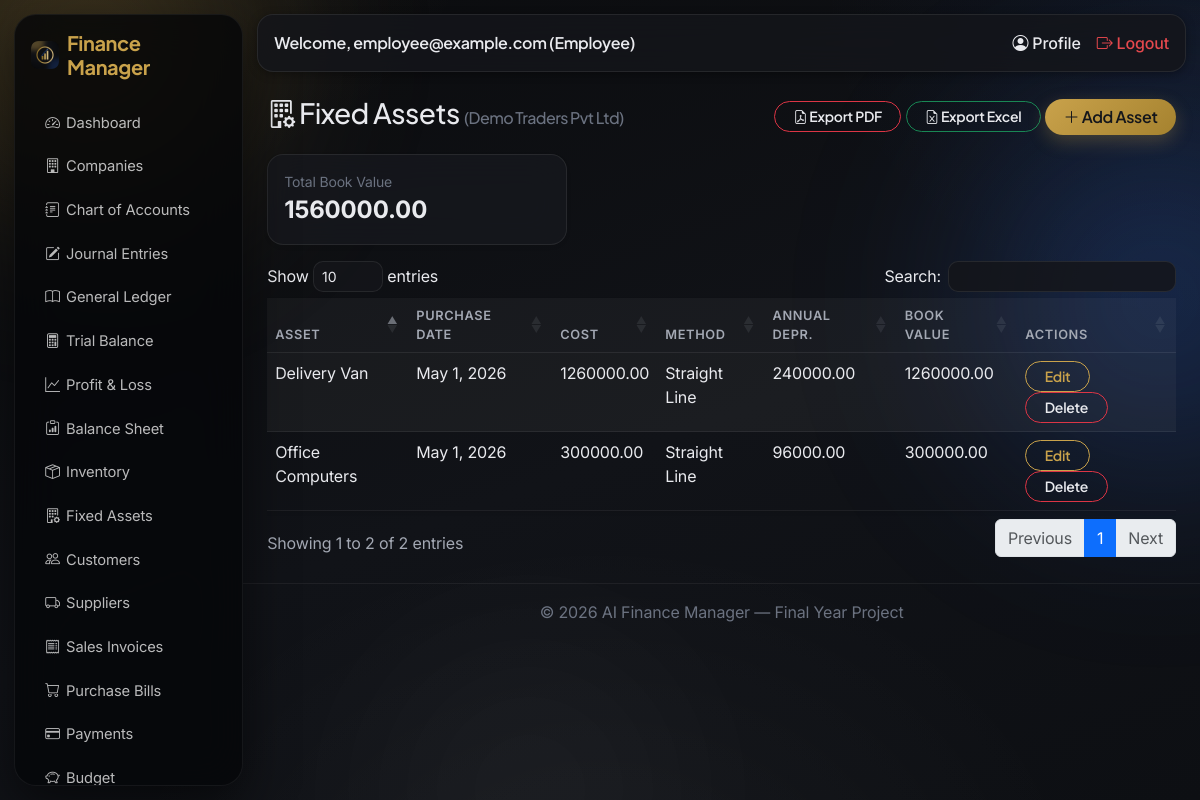
Screenshot of /assets/ (signed in) with the database file from the repository.
### accounts/models.py (models this page shows, shortened)
class User(AbstractUser):
    class Role(models.TextChoices):
        SUPER_ADMIN = 'SUPER_ADMIN', 'Super Admin'
        COMPANY_OWNER = 'COMPANY_OWNER', 'Company Owner'
        ACCOUNTANT = 'ACCOUNTANT', 'Accountant'
        EMPLOYEE = 'EMPLOYEE', 'Employee'
    role = models.CharField(max_length=20, choices=Role.choices, default=Role.COMPANY_OWNER)
    email = models.EmailField(unique=True)
    phone = models.CharField(max_length=20, blank=True)
    profile_picture = models.ImageField(upload_to='profile_pics/', blank=True, null=True)

### companies/models.py (models this page shows, shortened)
class Company(models.Model):
    owner = models.ForeignKey(settings.AUTH_USER_MODEL, on_delete=models.CASCADE, related_name='companies')
    name = models.CharField(max_length=200)
    country = models.CharField(max_length=100)
    currency = models.CharField(max_length=10, default='USD')
    fiscal_year_start = models.DateField()
    class Standard(models.TextChoices):
        IFRS = 'IFRS', 'IFRS'
        GAAP = 'GAAP', 'US GAAP'
    class InventoryMethod(models.TextChoices):
        FIFO = 'FIFO', 'FIFO (First-In, First-Out)'
        LIFO = 'LIFO', 'LIFO (Last-In, First-Out) - US GAAP only'
        WAC = 'WAC', 'Weighted Average Cost'
    accounting_standard = models.CharField(
        max_length=20, choices=Standard.choices, default=Standard.IFRS,
        help_text='Controls how inventory is valued and how the Balance Sheet / Income Statement are presented.',
    )
    inventory_method = models.CharField(
        max_length=10, choices=InventoryMethod.choices, default=InventoryMethod.FIFO,
        help_text='Cost-flow method. LIFO is prohibited under IFRS (IAS 2).',
    )
    logo = models.ImageField(upload_to='company_logos/', blank=True, null=True)
    address = models.CharField(max_length=255, blank=True)
    phone = models.CharField(max_length=20, blank=True)
    email = models.EmailField(blank=True)
    created_at = models.DateTimeField(auto_now_add=True)
    staff = models.ManyToManyField(
        settings.AUTH_USER_MODEL, blank=True, related_name='member_companies',
        help_text='Accountants/Employees granted access to this company.',
    )
    class Meta:
        verbose_name_plural = 'Companies'
        ordering = ['-created_at']

### assets/models.py (models this page shows, shortened)
class FixedAsset(models.Model):
    class DepreciationMethod(models.TextChoices):
        STRAIGHT_LINE = 'STRAIGHT_LINE', 'Straight Line'
        DECLINING_BALANCE = 'DECLINING_BALANCE', 'Declining Balance'
    company = models.ForeignKey(Company, on_delete=models.CASCADE, related_name='fixed_assets')
    asset_name = models.CharField(max_length=150)
    purchase_date = models.DateField()
    purchase_price = models.DecimalField(max_digits=14, decimal_places=2)
    useful_life_years = models.PositiveIntegerField(help_text='Useful life in years')
    depreciation_method = models.CharField(max_length=20, choices=DepreciationMethod.choices, default=DepreciationMethod.STRAIGHT_LINE)
    salvage_value = models.DecimalField(max_digits=14, decimal_places=2, default=0)
    class Meta:
        unique_together = ('company', 'asset_name')
    @property
    def annual_depreciation(self):
        if self.useful_life_years == 0:
            return _money(0)
        if self.depreciation_method == self.DepreciationMethod.STRAIGHT_LINE:
            return _money((self.purchase_price - self.salvage_value) / self.useful_life_years)
        rate = Decimal(1) / Decimal(self.useful_life_years)
        return _money(self.current_book_value * rate)
    @property
    def years_elapsed(self):
        today = date.today()
        years = today.year - self.purchase_date.year - (
            (today.month, today.day) < (self.purchase_date.month, self.purchase_date.day)
        )
        return max(years, 0)
    @property
    def accumulated_depreciation(self):
        if self.depreciation_method == self.DepreciationMethod.STRAIGHT_LINE:
            annual = (self.purchase_price - self.salvage_value) / self.useful_life_years if self.useful_life_years else Decimal(0)
            years = min(self.years_elapsed, self.useful_life_years)
            return _money(annual * years)
        value = self.purchase_price
        rate = Decimal(1) / Decimal(self.useful_life_years) if self.useful_life_years else Decimal(0)
        for _ in range(min(self.years_elapsed, self.useful_life_years)):
            value -= value * rate
        return _money(self.purchase_price - value)
    @property
    def current_book_value(self):
        return _money(max(self.purchase_price - self.accumulated_depreciation, self.salvage_value))

### assets/views.py (the view)
# urls.py: path('', views.asset_list, name='asset_list'),
@login_required
def asset_list(request):
    company = get_active_company(request)
    assets = FixedAsset.objects.filter(company=company) if company else FixedAsset.objects.none()
    total_book_value = sum(a.current_book_value for a in assets)
    return render(request, 'assets/asset_list.html', {'assets': assets, 'company': company, 'total_book_value': total_book_value})

### accounting/views.py (called while the page is built)
def get_active_company(request):
    accessible = user_accessible_companies(request.user)
    company_id = request.session.get('active_company_id')
    company = None
    if company_id:
        company = accessible.filter(pk=company_id).first()
    if not company:
        company = accessible.first()
        if company:
            request.session['active_company_id'] = company.pk
    return company

### accounts/permissions.py (called while the page is built)
def is_super_admin(user):
    return user.is_authenticated and user.role == user.Role.SUPER_ADMIN

def user_accessible_companies(user):
    from companies.models import Company
    if is_super_admin(user):
        return Company.objects.all()
    return Company.objects.filter(models_q_owner_or_staff(user)).distinct()

def models_q_owner_or_staff(user):
    from django.db.models import Q
    return Q(owner=user) | Q(staff=user)

### assets/models.py (called while the page is built)
def _money(value):
    return Decimal(value).quantize(TWO_PLACES, rounding=ROUND_HALF_UP)

### assets/templates/assets/asset_list.html (shortened to what this page needs)
{% extends 'base.html' %}
{% block content %}
<div class="d-flex justify-content-between align-items-center mb-3">
    <h3><i class="bi bi-building-gear"></i> Fixed Assets {% if company %}<small class="text-muted fs-6">({{ company.name }})</small>{% endif %}</h3>
    <div>
        <a href="{% url 'reports:fixed_assets_pdf' %}" class="btn btn-outline-danger btn-sm"><i class="bi bi-file-earmark-pdf"></i> Export PDF</a>
        <a href="{% url 'reports:fixed_assets_excel' %}" class="btn btn-outline-success btn-sm"><i class="bi bi-file-earmark-excel"></i> Export Excel</a>
        <a href="{% url 'assets:asset_create' %}" class="btn btn-primary"><i class="bi bi-plus-lg"></i> Add Asset</a>
    </div>
</div>
<div class="card p-3 mb-3 shadow-sm" style="max-width:300px;">
    <div class="text-muted small">Total Book Value</div>
    <div class="fs-4 fw-bold">{{ total_book_value|floatformat:2 }}</div>
</div>
<div class="table-responsive">
<table class="table table-striped bg-white shadow-sm" data-datatable>
    <thead><tr><th>Asset</th><th>Purchase Date</th><th>Cost</th><th>Method</th><th>Annual Depr.</th><th>Book Value</th><th>Actions</th></tr></thead>
    <tbody>
    {% for a in assets %}
        <tr>
            <td>{{ a.asset_name }}</td><td>{{ a.purchase_date }}</td><td>{{ a.purchase_price|floatformat:2 }}</td>
            <td>{{ a.get_depreciation_method_display }}</td>
            <td>{{ a.annual_depreciation|floatformat:2 }}</td>
            <td>{{ a.current_book_value|floatformat:2 }}</td>
            <td>
                <a href="{% url 'assets:asset_update' a.pk %}" class="btn btn-sm btn-outline-primary">Edit</a>
                <a href="{% url 'assets:asset_delete' a.pk %}" class="btn btn-sm btn-outline-danger">Delete</a>
            </td>
        </tr>
    {% empty %}
        <tr><td colspan="7" class="text-center text-muted">No assets yet.</td></tr>
    {% endfor %}
    </tbody>
</table>
</div>
{% endblock %}

### templates/base.html (shortened to what this page needs)
<!DOCTYPE html>
<html lang="en">
<head>
    {% load static %}
    <link href="https://cdn.jsdelivr.net/npm/bootstrap@5.3.3/dist/css/bootstrap.min.css" rel="stylesheet">
    <link rel="stylesheet" href="https://cdn.jsdelivr.net/npm/bootstrap-icons@1.11.3/font/bootstrap-icons.css">
    <link rel="stylesheet" href="https://cdn.datatables.net/1.13.8/css/dataTables.bootstrap5.min.css">
    <link rel="stylesheet" href="{% load static %}{% static 'css/style.css' %}">
</head>
<body>
<div class="aurora-blob b1"></div>
<div class="aurora-blob b2"></div>
<div class="aurora-blob b3"></div>
{% if user.is_authenticated %}
<div class="d-flex">
    <nav class="sidebar bg-dark text-white p-3" id="sidebarNav" style="width:230px;">
        <h5 class="mb-4 d-flex align-items-center gap-2">
            <img src="{% static 'img/logo.png' %}" alt="AI Finance Manager" style="width:28px;height:28px;border-radius:7px;">
            Finance Manager
        </h5>
        <ul class="nav nav-pills flex-column gap-1">
            <li class="nav-item"><a class="nav-link text-white" href="{% url 'dashboard:home' %}"><i class="bi bi-speedometer2"></i> Dashboard</a></li>
            <li class="nav-item"><a class="nav-link text-white" href="{% url 'companies:list' %}"><i class="bi bi-building"></i> Companies</a></li>
            <li class="nav-item"><a class="nav-link text-white" href="{% url 'accounting:account_list' %}"><i class="bi bi-journal-text"></i> Chart of Accounts</a></li>
            <li class="nav-item"><a class="nav-link text-white" href="{% url 'accounting:journal_list' %}"><i class="bi bi-pencil-square"></i> Journal Entries</a></li>
            <li class="nav-item"><a class="nav-link text-white" href="{% url 'accounting:ledger' %}"><i class="bi bi-book"></i> General Ledger</a></li>
            <li class="nav-item"><a class="nav-link text-white" href="{% url 'accounting:trial_balance' %}"><i class="bi bi-calculator"></i> Trial Balance</a></li>
            <li class="nav-item"><a class="nav-link text-white" href="{% url 'accounting:profit_and_loss' %}"><i class="bi bi-graph-up"></i> Profit &amp; Loss</a></li>
            <li class="nav-item"><a class="nav-link text-white" href="{% url 'accounting:balance_sheet' %}"><i class="bi bi-clipboard-data"></i> Balance Sheet</a></li>
            <li class="nav-item"><a class="nav-link text-white" href="{% url 'inventory:item_list' %}"><i class="bi bi-box-seam"></i> Inventory</a></li>
            <li class="nav-item"><a class="nav-link text-white" href="{% url 'assets:asset_list' %}"><i class="bi bi-building-gear"></i> Fixed Assets</a></li>
            <li class="nav-item"><a class="nav-link text-white" href="{% url 'transactions:customer_list' %}"><i class="bi bi-people"></i> Customers</a></li>
            <li class="nav-item"><a class="nav-link text-white" href="{% url 'transactions:supplier_list' %}"><i class="bi bi-truck"></i> Suppliers</a></li>
            <li class="nav-item"><a class="nav-link text-white" href="{% url 'transactions:invoice_list' %}"><i class="bi bi-receipt"></i> Sales Invoices</a></li>
            <li class="nav-item"><a class="nav-link text-white" href="{% url 'transactions:bill_list' %}"><i class="bi bi-cart"></i> Purchase Bills</a></li>
            <li class="nav-item"><a class="nav-link text-white" href="{% url 'transactions:payment_list' %}"><i class="bi bi-credit-card"></i> Payments</a></li>
            <li class="nav-item"><a class="nav-link text-white" href="{% url 'transactions:budget_list' %}"><i class="bi bi-piggy-bank"></i> Budget</a></li>
        </ul>
    </nav>
    <div class="flex-grow-1">
        <nav class="navbar navbar-expand navbar-light bg-white border-bottom px-3">
            <span class="navbar-text">Welcome, {{ user.username }} ({{ user.get_role_display }})</span>
            <div class="ms-auto d-flex gap-3">
                <a href="{% url 'accounts:profile' %}" class="text-decoration-none"><i class="bi bi-person-circle"></i> Profile</a>
                <a href="{% url 'accounts:logout' %}" class="text-decoration-none text-danger"><i class="bi bi-box-arrow-right"></i> Logout</a>
            </div>
        </nav>
        <div class="p-4">
            {% block content %}{% endblock %}
        </div>
        <footer class="text-center text-muted py-3 border-top">
            &copy; {% now "Y" %} AI Finance Manager — Final Year Project
        </footer>
    </div>
</div>
{% else %}
    {% block auth_content %}{% endblock %}
{% endif %}
</body>
</html>

### rows the page displays
User: username "employee@example.com", role "Employee"
Company: name "Demo Traders Pvt Ltd"
FixedAsset: asset_name "Delivery Van", purchase_date "May 1, 2026", purchase_price "1260000.00", depreciation_method "Straight Line", annual_depreciation "240000.00", current_book_value "1260000.00"
FixedAsset: asset_name "Office Computers", purchase_date "May 1, 2026", purchase_price "300000.00", depreciation_method "Straight Line", annual_depreciation "96000.00", current_book_value "300000.00"

### other values shown
{{ total_book_value|floatformat:2 }} "1560000.00"
